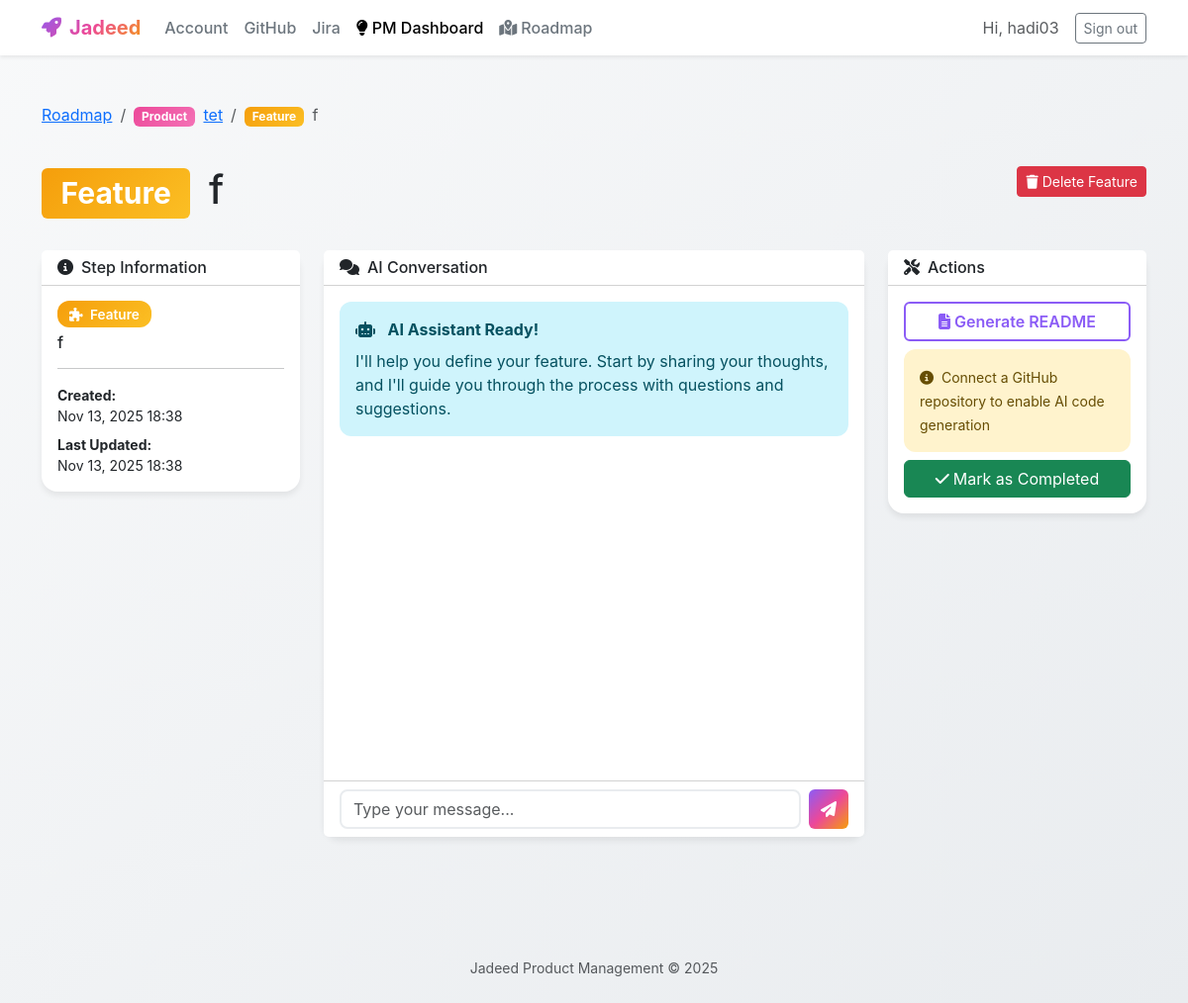
The app's page /product-management/workflow/52/ (signed in) with its own data.
### product_management/models.py (models this page shows, shortened)
class WorkflowStep(models.Model):
    STEP_CHOICES = [
        ('vision', 'Vision'),
        ('initiative', 'Initiative'),
        ('portfolio', 'Portfolio'),
        ('product', 'Product'),
        ('feature', 'Feature'),
    ]
    project = models.ForeignKey(Project, on_delete=models.CASCADE, related_name='workflow_steps', null=True, blank=True)
    user = models.ForeignKey('auth.User', on_delete=models.CASCADE, related_name='workflow_steps', null=True, blank=True)
    step_type = models.CharField(max_length=20, choices=STEP_CHOICES)
    title = models.CharField(max_length=255)
    description = models.TextField(blank=True)
    reference_id = models.CharField(max_length=20, unique=True, blank=True, null=True)
    parent_step = models.ForeignKey(
        'self',
        on_delete=models.CASCADE,
        null=True,
        blank=True,
        related_name='child_steps'
    )
    conversation_history = models.JSONField(default=list, blank=True)
    readme_content = models.TextField(blank=True)
    readme_generated_at = models.DateTimeField(null=True, blank=True)
    is_completed = models.BooleanField(default=False)
    created_at = models.DateTimeField(auto_now_add=True)
    updated_at = models.DateTimeField(auto_now=True)
    class Meta:
        verbose_name = "Workflow Step"
        verbose_name_plural = "Workflow Steps"
        ordering = ['step_type', '-created_at']
        indexes = [
            models.Index(fields=['project', 'step_type']),
            models.Index(fields=['parent_step']),
        ]

### product_management/views.py (the view)
# urls.py: path('workflow/<int:step_id>/', views.workflow_chat, name='workflow_chat'),
@login_required
def workflow_chat(request, step_id):
    workflow_step = get_object_or_404(WorkflowStep, id=step_id)
    if workflow_step.project:
        if workflow_step.project.user != request.user:
            from django.http import Http404
            raise Http404("Workflow step not found.")
    elif workflow_step.user and workflow_step.user != request.user:
        from django.http import Http404
        raise Http404("Workflow step not found.")
    hierarchy = []
    current = workflow_step
    while current:
        hierarchy.insert(0, current)
        current = current.parent_step
    conversation_json = json.dumps(workflow_step.conversation_history or [])
    context = {
        'workflow_step': workflow_step,
        'project': workflow_step.project,
        'hierarchy': hierarchy,
        'conversation_json': conversation_json,
    }
    return render(request, 'product_management/workflow_chat.html', context)

### organizations/context_processors.py (called while the page is built)
def organization_context(request):
    context = {
        'user_organization_member': None,
        'user_organization': None,
        'user_role': None,
        'user_department': None,
    }
    if request.user.is_authenticated:
        member = get_user_organization_member(request.user)
        if member:
            context['user_organization_member'] = member
            context['user_organization'] = member.organization
            context['user_role'] = member.role
            context['user_department'] = member.department
    return context

### organizations/permissions.py (called while the page is built)
def get_user_organization_member(user, organization=None):
    if not user.is_authenticated:
        return None
    try:
        if organization:
            return OrganizationMember.objects.select_related('role', 'organization', 'department').get(
                user=user,
                organization=organization,
                is_active=True
            )
        else:
            return OrganizationMember.objects.select_related('role', 'organization', 'department').filter(
                user=user,
                is_active=True
            ).first()
    except OrganizationMember.DoesNotExist:
        return None

### product_management/templates/product_management/workflow_chat.html (shortened to what this page needs)
{% extends 'product_management/base.html' %}
{% block content %}
<div class="row mb-4">
    <div class="col-12">
        <nav aria-label="breadcrumb">
            <ol class="breadcrumb">
                <li class="breadcrumb-item"><a href="{% url 'product_management:hierarchy' %}">Roadmap</a></li>
                {% for item in hierarchy %}
                    {% if forloop.last %}
                        <li class="breadcrumb-item active" aria-current="page">
                            <span class="badge badge-{{ item.step_type }} me-1">{{ item.get_step_type_display }}</span>
                            {{ item.title }}
                        </li>
                    {% else %}
                        <li class="breadcrumb-item">
                            <span class="badge badge-{{ item.step_type }} me-1">{{ item.get_step_type_display }}</span>
                            {% if item.step_type == 'product' %}
                                <a href="{% url 'product_management:product_steps' item.id %}">{{ item.title }}</a>
                            {% elif item.step_type == 'feature' %}
                                <a href="{% url 'product_management:workflow_chat' item.id %}">{{ item.title }}</a>
                            {% else %}
                                <a href="{% url 'product_management:workflow_chat' item.id %}">{{ item.title }}</a>
                            {% endif %}
                        </li>
                    {% endif %}
                {% endfor %}
            </ol>
        </nav>
    </div>
</div>
<div class="row mb-4">
    <div class="col-12">
        <div class="d-flex justify-content-between align-items-start">
            <div class="flex-grow-1">
                <h1 class="mb-2">
                    <span class="badge badge-{{ workflow_step.step_type }} me-2">{{ workflow_step.get_step_type_display }}</span>
                    {{ workflow_step.title }}
                </h1>
            </div>
            <div>
                <button class="btn btn-danger btn-sm delete-workflow-step-btn"
                        data-step-id="{{ workflow_step.id }}"
                        data-step-title="{{ workflow_step.title }}"
                        data-step-type="{{ workflow_step.get_step_type_display }}">
                    <i class="fas fa-trash me-1"></i>Delete {{ workflow_step.get_step_type_display }}
                </button>
            </div>
        </div>
    </div>
</div>
<div class="row">
    <div class="col-lg-3">
        <div class="card mb-3">
            <div class="card-header bg-white">
                <h6 class="mb-0"><i class="fas fa-info-circle me-2"></i>Step Information</h6>
            </div>
            <div class="card-body">
                <div class="mb-2">
                    <span class="workflow-badge badge-{{ workflow_step.step_type }}">
                        {% if workflow_step.step_type == 'vision' %}<i class="fas fa-eye me-1"></i>
                        {% elif workflow_step.step_type == 'initiative' %}<i class="fas fa-flag me-1"></i>
                        {% elif workflow_step.step_type == 'portfolio' %}<i class="fas fa-folder me-1"></i>
                        {% elif workflow_step.step_type == 'product' %}<i class="fas fa-box me-1"></i>
                        {% elif workflow_step.step_type == 'feature' %}<i class="fas fa-puzzle-piece me-1"></i>
                        {% endif %}
                        {{ workflow_step.get_step_type_display }}
                    </span>
                </div>
                <h6 class="mb-3">{{ workflow_step.title }}</h6>
                <hr>
                <div class="small">
                    <div class="mb-2">
                        <strong>Created:</strong><br>
                        {{ workflow_step.created_at|date:"M d, Y H:i" }}
                    </div>
                    <div>
                        <strong>Last Updated:</strong><br>
                        {{ workflow_step.updated_at|date:"M d, Y H:i" }}
                    </div>
                </div>
            </div>
        </div>
    </div>
    <div class="col-lg-6">
        <div class="card mb-4">
            <div class="card-header bg-white">
                <h6 class="mb-0"><i class="fas fa-comments me-2"></i>AI Conversation</h6>
            </div>
            <div class="card-body" style="height: 500px; overflow-y: auto;" id="chatContainer">
                <div id="chatMessages">
                    <div class="alert alert-info">
                        <i class="fas fa-robot me-2"></i>
                        <strong>AI Assistant Ready!</strong>
                        <p class="mb-0 mt-2">I'll help you define your {{ workflow_step.get_step_type_display|lower }}. Start by sharing your thoughts, and I'll guide you through the process with questions and suggestions.</p>
                    </div>
                </div>
            </div>
            <div class="card-footer bg-white">
                <form id="chatForm" class="d-flex gap-2">
                    <input type="text" class="form-control" id="messageInput" placeholder="Type your message..." autocomplete="off">
                    <button type="submit" class="btn btn-creative" id="sendBtn">
                        <i class="fas fa-paper-plane"></i>
                    </button>
                </form>
            </div>
        </div>
    </div>
    <div class="col-lg-3">
        <div class="card">
            <div class="card-header bg-white">
                <h6 class="mb-0"><i class="fas fa-tools me-2"></i>Actions</h6>
            </div>
            <div class="card-body">
                <button class="btn btn-creative-outline w-100 mb-2" id="generateReadmeBtn">
                    <i class="fas fa-file-alt me-1"></i>Generate README
                </button>
                {% if workflow_step.step_type == 'feature' and project.github_repository %}
                <div class="mb-3">
                    <div class="alert alert-light border mb-2">
                        <small class="text-muted">
                            <i class="fas fa-magic text-creative me-1"></i>
                            <strong>AI Code Generation:</strong> Automatically implement this feature using AI
                        </small>
                        <hr class="my-2">
                        <small class="text-muted">
                            <i class="fas fa-lightbulb me-1"></i>
                            <strong>Tip:</strong> Generate a README first for best results
                        </small>
                    </div>
                    <button class="btn btn-creative w-100 mb-2" id="requestCodeChangeBtn">
                        <i class="fas fa-code me-1"></i>Implement Feature with AI
                    </button>
                    <div id="codeChangeStatus" class="mt-2" style="display: none;">
                        <div class="alert alert-info mb-0" id="statusMessage">
                            <small id="statusText"></small>
                        </div>
                    </div>
                </div>
                {% elif workflow_step.step_type == 'feature' %}
                <div class="alert alert-warning mb-2">
                    <small>
                        <i class="fas fa-info-circle me-1"></i>
                        Connect a GitHub repository to enable AI code generation
                    </small>
                </div>
                {% endif %}
                {% if not workflow_step.is_completed %}
                <button class="btn btn-success w-100" id="completeStepBtn">
                    <i class="fas fa-check me-1"></i>Mark as Completed
                </button>
                {% endif %}
            </div>
        </div>
    </div>
</div>
{% endblock %}

### product_management/templates/product_management/base.html (shortened to what this page needs)
{% load static %}
<!DOCTYPE html>
<html lang="en">
<head>
    <link href="https://cdn.jsdelivr.net/npm/bootstrap@5.3.3/dist/css/bootstrap.min.css" rel="stylesheet">
    <link rel="stylesheet" href="https://cdnjs.cloudflare.com/ajax/libs/font-awesome/6.4.0/css/all.min.css">
</head>
<body>
    <nav class="navbar navbar-expand-lg navbar-light bg-white shadow-sm mb-4">
        <div class="container">
            <a class="navbar-brand" href="{% url 'accounts:index' %}">
                <i class="fas fa-rocket me-2"></i>Jadeed
            </a>
            <div class="collapse navbar-collapse" id="navbarNav">
                <ul class="navbar-nav me-auto">
                    <li class="nav-item">
                        <a class="nav-link" href="{% url 'accounts:index' %}">Account</a>
                    </li>
                    <li class="nav-item">
                        <a class="nav-link" href="{% url 'github:index' %}">GitHub</a>
                    </li>
                    <li class="nav-item">
                        <a class="nav-link" href="{% url 'jira:issues' %}">Jira</a>
                    </li>
                    <li class="nav-item">
                        <a class="nav-link active" href="{% url 'product_management:index' %}">
                            <i class="fas fa-lightbulb me-1"></i>PM Dashboard
                        </a>
                    </li>
                    <li class="nav-item">
                        <a class="nav-link" href="{% url 'product_management:hierarchy' %}">
                            <i class="fas fa-map-marked-alt me-1"></i>Roadmap
                        </a>
                    </li>
                </ul>
                <div class="d-flex align-items-center gap-3">
                    {% if user.is_authenticated %}
                        <span class="text-muted">Hi, {{ user.username }}</span>
                        <form action="{% url 'accounts:logout' %}" method="post" class="m-0">
                            <button class="btn btn-sm btn-outline-secondary" type="submit">Sign out</button>
                        </form>
                    {% else %}
                        <a class="btn btn-sm btn-outline-secondary" href="{% url 'accounts:login' %}">Sign in</a>
                        <a class="btn btn-sm btn-creative" href="{% url 'accounts:signup' %}">Sign up</a>
                    {% endif %}
                </div>
            </div>
        </div>
    </nav>
    <main class="container py-4">
        {% block content %}{% endblock %}
    </main>
    <footer class="text-center text-muted py-4 mt-5">
        <div class="container">
            <small>Jadeed Product Management &copy; 2025</small>
        </div>
    </footer>
</body>
</html>

### product_management/templates/product_management/base.html (style rules this page uses)
:root { --creative-purple: #8B5CF6; --creative-pink: #EC4899; --creative-blue: #3B82F6; --creative-teal: #14B8A6; --creative-orange: #F59E0B; --creative-gradient: linear-gradient(135deg, var(--creative-purple) 0%, var(--creative-pink) 50%, var(--creative-orange) 100%); --creative-gradient-2: linear-gradient(135deg, var(--creative-blue) 0%, var(--creative-teal) 100%); }
body { font-family: 'Inter', -apple-system, BlinkMacSystemFont, 'Segoe UI', sans-serif; background: linear-gradient(to bottom right, #f8f9fa, #e9ecef); min-height: 100vh; }
.navbar-brand { font-weight: 700; background: var(--creative-gradient); -webkit-background-clip: text; -webkit-text-fill-color: transparent; background-clip: text; }
.btn-creative { background: var(--creative-gradient); border: none; color: white; font-weight: 600; transition: transform 0.2s, box-shadow 0.2s; }
.btn-creative-outline { border: 2px solid var(--creative-purple); color: var(--creative-purple); background: transparent; font-weight: 600; transition: all 0.2s; }
.card { border: none; border-radius: 16px; box-shadow: 0 4px 6px rgba(0, 0, 0, 0.07); transition: transform 0.2s, box-shadow 0.2s; }
.workflow-badge { padding: 0.35rem 0.75rem; border-radius: 12px; font-size: 0.85rem; font-weight: 600; }
.badge-product { background: linear-gradient(135deg, #EC4899, #F472B6); color: white; }
.badge-feature { background: linear-gradient(135deg, #F59E0B, #FBBF24); color: white; }
.nav-link { color: #6c757d; font-weight: 500; transition: color 0.2s; }
.nav-link:hover, .nav-link.active { color: var(--creative-purple); }
.alert { border-radius: 12px; border: none; }
.form-control, .form-select { border-radius: 8px; border: 2px solid #e9ecef; transition: border-color 0.2s; }

### product_management/templates/product_management/workflow_chat.html (style rules this page uses)
#chatContainer { scroll-behavior: smooth; }

### records on screen
WorkflowStep: step_type "Product", title "tet"
WorkflowStep: step_type "Feature", title "f", created_at "Nov 13, 2025 18:38", updated_at "Nov 13, 2025 18:38", step_type "feature"

### other values on screen
{{ user.username }} "hadi03"
